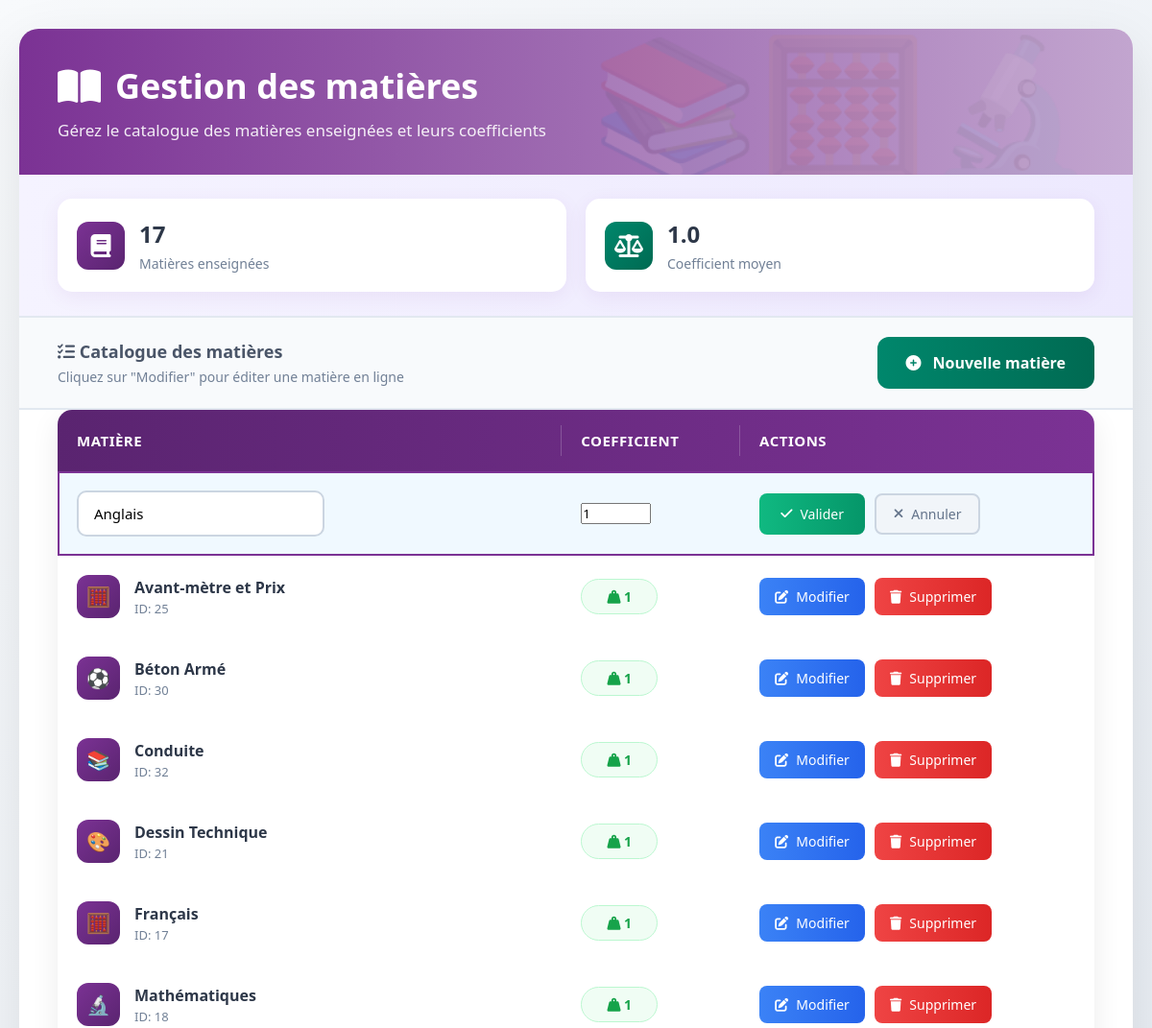
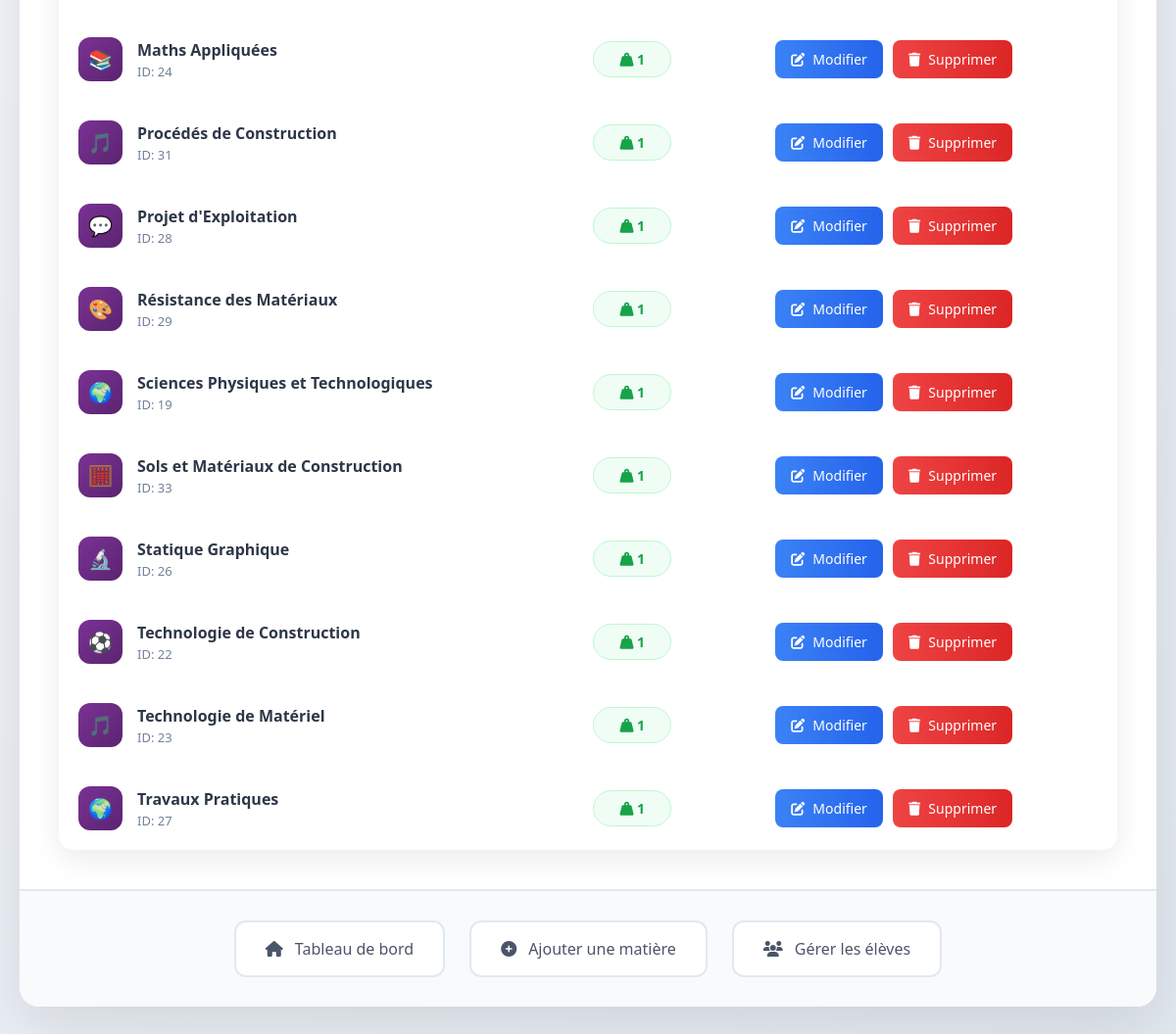
Page /Ecole/matieres/liste.php?edit=20 (signed in) on the committed database (2 pictures, top to bottom).
### tables this page shows
CREATE TABLE `matieres` (
  `id` int(11) NOT NULL,
  `nom_matiere` varchar(50) DEFAULT NULL,
  `coefficient` int(11) DEFAULT 1
);

### Ecole/matieres/liste.php (the view, shortened to what this page needs)
<?php
require_once '../config/database.php';
$stmt = $pdo->query("SELECT * FROM matieres ORDER BY coefficient DESC, nom_matiere ASC");
$matieres = $stmt->fetchAll();
?>
<!DOCTYPE html>
<html lang="fr">
<head>
    <link rel="stylesheet" href="https://cdnjs.cloudflare.com/ajax/libs/font-awesome/6.4.0/css/all.min.css">
</head>
<body>
    <div class="container">
        <div class="header">
            <h1><i class="fas fa-book-open"></i> Gestion des matières</h1>
            <p>Gérez le catalogue des matières enseignées et leurs coefficients</p>
        </div>
        <div class="stats-bar">
            <div class="stat-item">
                <div class="stat-icon total">
                    <i class="fas fa-book"></i>
                </div>
                <div class="stat-content">
                    <h3><?php echo count($matieres); ?></h3>
                    <p>Matières enseignées</p>
                </div>
            </div>
            <?php
            $total_coeff = array_sum(array_column($matieres, 'coefficient'));
            $avg_coeff = count($matieres) > 0 ? $total_coeff / count($matieres) : 0;
            ?>
            <div class="stat-item">
                <div class="stat-icon coeff">
                    <i class="fas fa-balance-scale"></i>
                </div>
                <div class="stat-content">
                    <h3><?php echo number_format($avg_coeff, 1); ?></h3>
                    <p>Coefficient moyen</p>
                </div>
            </div>
        </div>
        <div class="actions-bar">
            <div>
                <h3 style="color: #4a5568; font-size: 18px;">
                    <i class="fas fa-list-check"></i> Catalogue des matières
                </h3>
                <p style="color: #718096; font-size: 14px; margin-top: 5px;">
                    Cliquez sur "Modifier" pour éditer une matière en ligne
                </p>
            </div>
            <a href="ajouter.php" class="btn-add">
                <i class="fas fa-plus-circle"></i> Nouvelle matière
            </a>
        </div>
        <div class="table-container">
            <?php if (empty($matieres)): ?>
            <div class="empty-state">
                <i class="fas fa-book"></i>
                <h3>Aucune matière enregistrée</h3>
                <p>Commencez par ajouter votre première matière d'enseignement</p>
                <br>
                <a href="ajouter.php" class="btn-add" style="display: inline-flex; width: auto;">
                    <i class="fas fa-plus-circle"></i> Ajouter la première matière
                </a>
            </div>
            <?php else: ?>
            <table class="subjects-table">
                <thead>
                    <tr>
                        <th>Matière</th>
                        <th>Coefficient</th>
                        <th>Actions</th>
                    </tr>
                </thead>
                <tbody>
                    <?php foreach ($matieres as $matiere):
                            $is_editing = isset($_GET['edit']) && $_GET['edit'] == $matiere['id'];
                            $coeff_class = '';
                            if ($matiere['coefficient'] >= 5) {
                                $coeff_class = 'high';
                            } elseif ($matiere['coefficient'] >= 3) {
                                $coeff_class = 'medium';
                            } else {
                                $coeff_class = 'low';
                            }
                        ?>
                    <tr <?php echo $is_editing ? 'class="editing"' : ''; ?>>
                        <td>
                            <?php if ($is_editing): ?>
                            <form method="POST" action="" class="form-edit">
                                <input type="text" name="nom_matiere"
                                    value="<?php echo htmlspecialchars($matiere['nom_matiere']); ?>"
                                    placeholder="Nom de la matière" required>
                                <?php else: ?>
                                <div class="subject-info">
                                    <div class="subject-icon">
                                        <?php
                                                    $icons = ['📚', '🧮', '🔬', '🌍', '💬', '🎨', '⚽', '🎵'];
                                                    echo $icons[$matiere['id'] % count($icons)] ?? '📖';
                                                ?>
                                    </div>
                                    <div>
                                        <div class="subject-name">
                                            <?php echo htmlspecialchars($matiere['nom_matiere']); ?>
                                        </div>
                                        <small style="color: #718096; font-size: 13px;">
                                            ID: <?php echo $matiere['id']; ?>
                                        </small>
                                    </div>
                                </div>
                                <?php endif; ?>
                        </td>
                        <td>
                            <?php if ($is_editing): ?>
                            <input type="number" name="coefficient" value="<?php echo $matiere['coefficient']; ?>"
                                min="1" max="10" required>
                            <?php else: ?>
                            <span class="coeff-badge <?php echo $coeff_class; ?>">
                                <i class="fas fa-weight-hanging"></i>
                                <?php echo $matiere['coefficient']; ?>
                            </span>
                            <?php endif; ?>
                        </td>
                        <td>
                            <?php if ($is_editing): ?>
                            <div class="actions-cell">
                                <button type="submit" name="update" class="btn-action btn-save">
                                    <i class="fas fa-check"></i> Valider
                                </button>
                                <a href="liste.php" class="btn-action btn-cancel">
                                    <i class="fas fa-times"></i> Annuler
                                </a>
                            </div>
                            <?php else: ?>
                            <div class="actions-cell">
                                <a href="?edit=<?php echo $matiere['id']; ?>" class="btn-action btn-edit"
                                    title="Modifier cette matière">
                                    <i class="fas fa-edit"></i> Modifier
                                </a>
                                <a href="?delete=<?php echo $matiere['id']; ?>" class="btn-action btn-delete"
                                    title="Supprimer"
                                    onclick="return confirmDelete('<?php echo addslashes($matiere['nom_matiere']); ?>')">
                                    <i class="fas fa-trash"></i> Supprimer
                                </a>
                            </div>
                            <?php endif; ?>
                        </td>
                    </tr>
                    <?php endforeach; ?>
                </tbody>
            </table>
            <?php endif; ?>
        </div>
        <div class="nav-links">
            <a href="../accueil.php">
                <i class="fas fa-home"></i> Tableau de bord
            </a>
            <a href="ajouter.php">
                <i class="fas fa-plus-circle"></i> Ajouter une matière
            </a>
            <a href="../eleves/liste.php">
                <i class="fas fa-users"></i> Gérer les élèves
            </a>
        </div>
    </div>
</body>
</html>

### rows in the picture
matieres: nom_matiere "Anglais", coefficient "1", shows "Valider"
matieres: id "🧮", nom_matiere "Avant-mètre et Prix", id "25", coefficient "1"
matieres: id "⚽", nom_matiere "Béton Armé", id "30", coefficient "1"
matieres: id "📚", nom_matiere "Conduite", id "32", coefficient "1"
matieres: id "🎨", nom_matiere "Dessin Technique", id "21", coefficient "1"
matieres: id "🧮", nom_matiere "Français", id "17", coefficient "1"
matieres: id "🔬", nom_matiere "Mathématiques", id "18", coefficient "1"
matieres: id "📚", nom_matiere "Maths Appliquées", id "24", coefficient "1"
matieres: id "🎵", nom_matiere "Procédés de Construction", id "31", coefficient "1"
matieres: id "💬", nom_matiere "Projet d'Exploitation", id "28", coefficient "1"
matieres: id "🎨", nom_matiere "Résistance des Matériaux", id "29", coefficient "1"
matieres: id "🌍", nom_matiere "Sciences Physiques et Technologiques", id "19", coefficient "1"
matieres: id "🧮", nom_matiere "Sols et Matériaux de Construction", id "33", coefficient "1"
matieres: id "🔬", nom_matiere "Statique Graphique", id "26", coefficient "1"
matieres: id "⚽", nom_matiere "Technologie de Construction", id "22", coefficient "1"
matieres: id "🎵", nom_matiere "Technologie de Matériel", id "23", coefficient "1"
matieres: id "🌍", nom_matiere "Travaux Pratiques", id "27", coefficient "1"

### other values in the picture
count($matieres) "17"
$avg_coeff "1.0"
